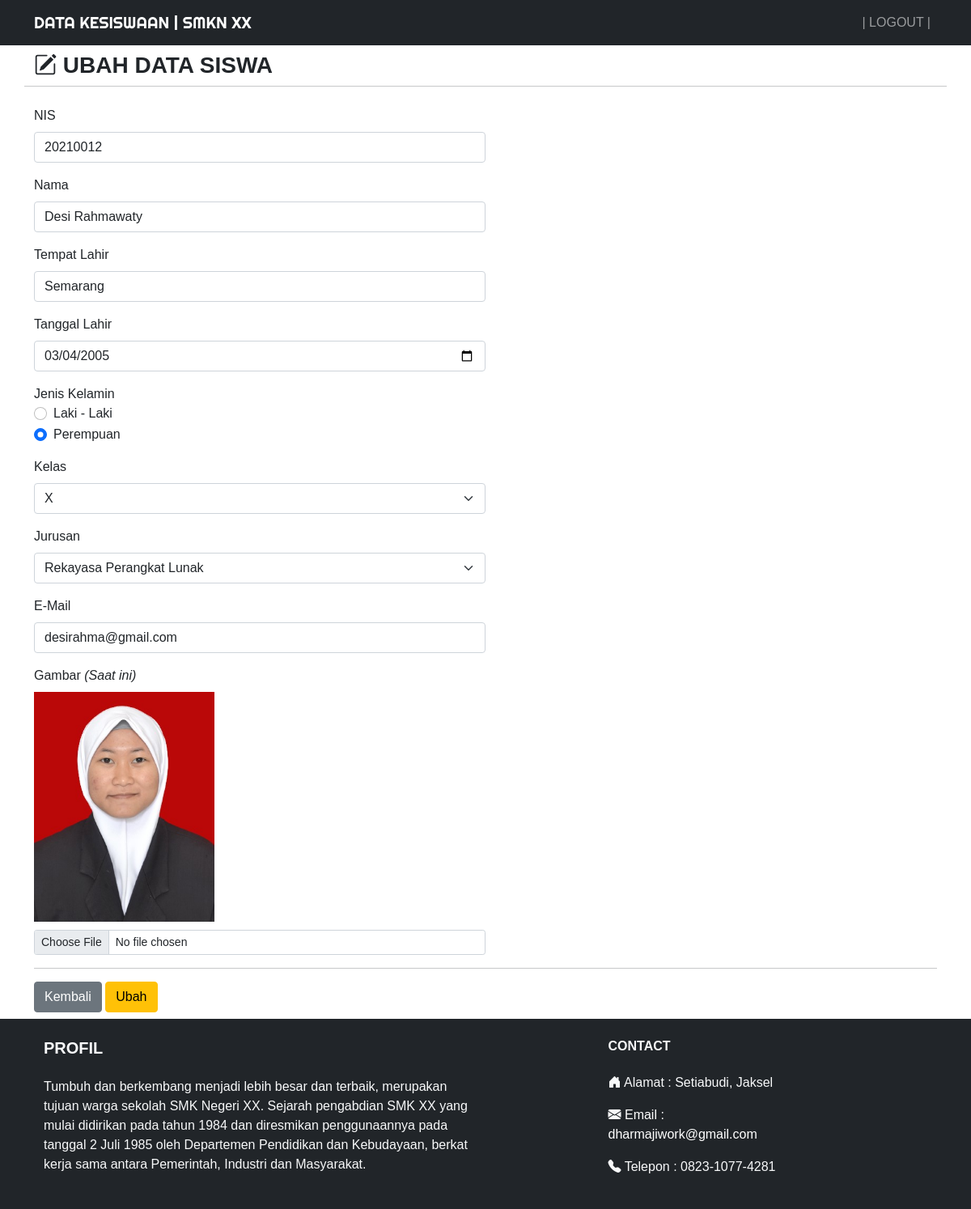
/ubah.php?nis=20210012 (signed in), run on the app's committed database.
### tables this page shows
CREATE TABLE `siswa` (
  `nis` varchar(50) NOT NULL,
  `nama` varchar(255) NOT NULL,
  `tmpt_Lahir` varchar(50) NOT NULL,
  `tgl_Lahir` date NOT NULL,
  `jekel` enum('Laki - Laki','Perempuan') NOT NULL,
  `kelas` enum('X','XI','XII') NOT NULL,
  `jurusan` enum('Teknik Jaringan Akses','Teknik Komputer dan Jaringan','Multimedia','Rekayasa Perangkat Lunak') NOT NULL,
  `email` varchar(255) NOT NULL,
  `gambar` varchar(255) NOT NULL
);

### function.php (called while the page is built, shortened)
<?php
$koneksi = mysqli_connect("localhost", "root", "", "db_kesiswaan");
function query($query)
{
    global $koneksi;
    $result = mysqli_query($koneksi, $query);
    $rows = [];
    while ($row = mysqli_fetch_assoc($result)) {
        $rows[] = $row;
    }
    return $rows;
}

### ubah.php (the view, shortened to what this page needs)
<?php
require 'function.php';
$nis = $_GET['nis'];
$siswa = query("SELECT * FROM siswa WHERE nis = $nis")[0];
?>
<!DOCTYPE html>
<html lang="en">
<head>
    <link href="https://cdn.jsdelivr.net/npm/bootstrap@5.0.0-beta2/dist/css/bootstrap.min.css" rel="stylesheet">
    <link rel="stylesheet" href="https://cdn.jsdelivr.net/npm/bootstrap-icons@1.4.0/font/bootstrap-icons.css">
    <link rel="stylesheet" href="css/style.css">
</head>
<body>
    <nav class="navbar navbar-expand-lg navbar-dark bg-dark text-uppercase">
        <div class="container">
            <a class="navbar-brand" href="index.php">DATA KESISWAAN | SMKN XX</a>
            <div class="collapse navbar-collapse" id="navbarNav">
                <ul class="navbar-nav ms-auto">
                    <li class="nav-item">
                        <a class="nav-link" href="logout.php">| Logout |</a>
                </ul>
            </div>
        </div>
    </nav>
    <div class="container">
        <div class="row my-2">
            <div class="col-md">
                <h3 class="fw-bold text-uppercase"><i class="bi bi-pencil-square"></i>&nbsp;Ubah Data Siswa</h3>
            </div>
            <hr>
        </div>
        <div class="row my-2">
            <div class="col-md">
                <form action="" method="post" enctype="multipart/form-data">
                    <div class="mb-3">
                        <label for="nis" class="form-label">NIS</label>
                        <input type="number" class="form-control w-50" id="nis" value="<?= $siswa['nis']; ?>" name="nis" autocomplete="off" required>
                    </div>
                    <div class="mb-3">
                        <label for="nama" class="form-label">Nama</label>
                        <input type="text" class="form-control w-50" id="nama" value="<?= $siswa['nama']; ?>" name="nama" autocomplete="off" required>
                    </div>
                    <div class="mb-3">
                        <label for="tmpt_Lahir" class="form-label">Tempat Lahir</label>
                        <input type="text" class="form-control w-50" id="tmpt_Lahir" value="<?= $siswa['tmpt_Lahir']; ?>" name="tmpt_Lahir" autocomplete="off" required>
                    </div>
                    <div class="mb-3">
                        <label for="tgl_Lahir" class="form-label">Tanggal Lahir</label>
                        <input type="date" class="form-control w-50" id="tgl_Lahir" value="<?= $siswa['tgl_Lahir']; ?>" name="tgl_Lahir" autocomplete="off" required>
                    </div>
                    <div class="mb-3">
                        <label>Jenis Kelamin</label>
                        <div class="form-check">
                            <input class="form-check-input" type="radio" name="jekel" id="Laki - Laki" value="Laki - Laki" <?php if ($siswa['jekel'] == 'Laki - Laki') { ?> checked='' <?php } ?>>
                            <label class="form-check-label" for="Laki - Laki">Laki - Laki</label>
                        </div>
                        <div class="form-check">
                            <input class="form-check-input" type="radio" name="jekel" id="Perempuan" value="Perempuan" <?php if ($siswa['jekel'] == 'Perempuan') { ?> checked='' <?php } ?>>
                            <label class="form-check-label" for="Perempuan">Perempuan</label>
                        </div>
                    </div>
                    <div class="mb-3">
                        <label for="kelas" class="form-label">Kelas</label>
                        <select class="form-select w-50" id="kelas" name="kelas">
                            <option value="X" <?php if ($siswa['kelas'] == 'X') { ?> selected='' <?php } ?>>X</option>
                        </select>
                    </div>
                    <div class="mb-3">
                        <label for="jurusan" class="form-label">Jurusan</label>
                        <select class="form-select w-50" id="jurusan" name="jurusan">
                            <option value="Rekayasa Perangkat Lunak" <?php if ($siswa['jurusan'] == 'Rekayasa Perangkat Lunak') { ?> selected='' <?php } ?>>Rekayasa Perangkat Lunak</option>
                        </select>
                    </div>
                    <div class="mb-3">
                        <label for="email" class="form-label">E-Mail</label>
                        <input type="email" class="form-control w-50" id="email" value="<?= $siswa['email']; ?>" name="email" autocomplete="off" required>
                    </div>
                    <div class="mb-3">
                        <label for="gambar" class="form-label">Gambar <i>(Saat ini)</i></label> <br>
                        <img src="img/<?= $siswa['gambar']; ?>" width="20%" style="margin-bottom: 10px;">
                        <input class="form-control form-control-sm w-50" id="gambar" name="gambar" type="file">
                    </div>
                    <hr>
                    <a href="index.php" class="btn btn-secondary">Kembali</a>
                    <button type="submit" class="btn btn-warning" name="ubah">Ubah</button>
                </form>
            </div>
        </div>
    </div>
    <footer class="bg-dark text-center text-sm-start text-light">
  <div class="container p-4">
    <div class="row">
      <div class="col-lg-6 col-md-12 mb-4 mb-md-0">
        <h5 class="text-uppercase fw-bold mb-4">Profil</h5>
        <p class="text-sm">
        Tumbuh dan berkembang menjadi lebih besar dan terbaik, merupakan tujuan warga sekolah SMK Negeri XX.
        Sejarah pengabdian SMK XX yang mulai didirikan pada tahun 1984 dan diresmikan penggunaannya pada tanggal
        2 Juli 1985 oleh Departemen Pendidikan dan Kebudayaan, berkat kerja sama antara Pemerintah, Industri dan
        Masyarakat.
        </p>
      </div>
      <div class="col-md-12 col-lg-3 col-xl-3 mx-auto mb-md-0 mb-4">
          <h6 class="text-uppercase fw-bold mb-4">Contact
          </h6>
          <p><i class="bi bi-house-door-fill"></i> <a href="#" target="_blank" style="text-decoration: none;" class="text-light">Alamat : Setiabudi, Jaksel</a></p>
          <p>
          <i class="bi bi-envelope-fill"></i><a href="mailto:dharmajiwork@gmail.com" class="text-decoration-none text-white"> Email : dharmajiwork@gmail.com </a>
          </p>
          <p><i class="bi bi-telephone-fill"></i> Telepon : 0823-1077-4281</p>
        </div>
    </div>
  </div>
</footer>
</body>
</html>

### css/style.css (style rules this page uses)
body { font-family: 'Gill Sans', 'Gill Sans MT', Calibri, 'Trebuchet MS', sans-serif; }
.navbar-brand { font-family: 'Righteous', cursive; }

### data on the page
siswa: nis "20210012", nama "Desi Rahmawaty", tmpt_Lahir "Semarang", tgl_Lahir "03/04/2005", jekel "☐ Laki - Laki", jekel "☑ Perempuan", kelas "X", jurusan "Rekayasa Perangkat Lunak", email "desirahma@gmail.com", gambar (picture)
